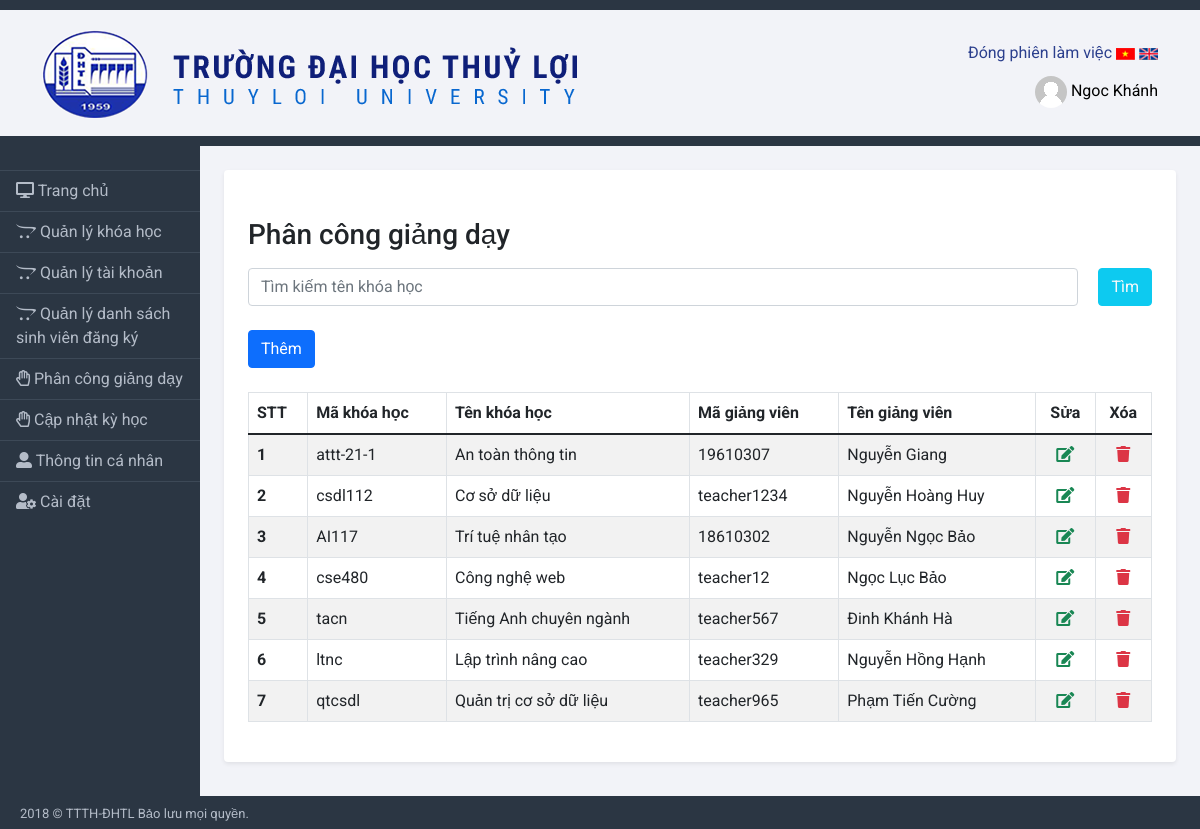
/admin/manage_assignment.php (signed in), run on an earlier commit of the app's database.
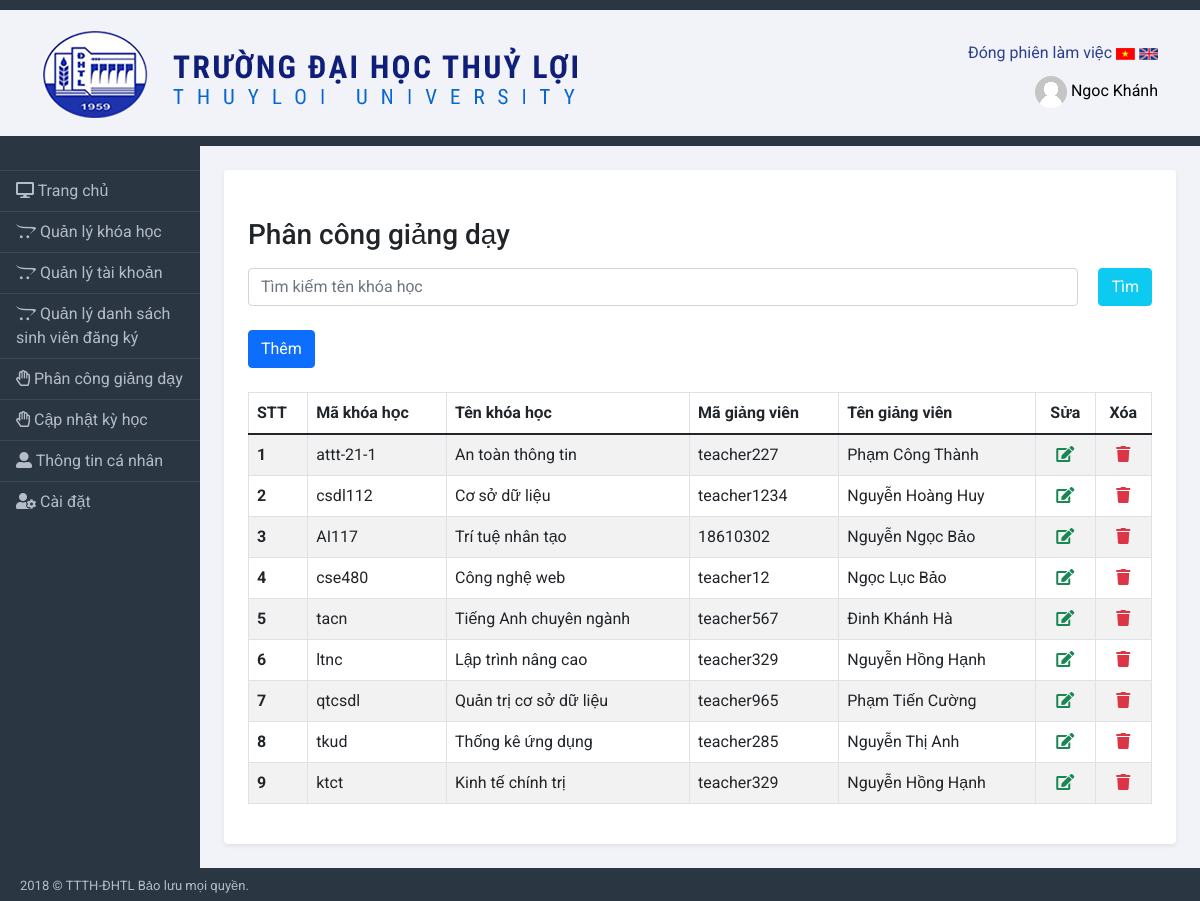
And on a later commit of the database.
### tables this page shows
CREATE TABLE `tbl_assign` (
  `id_assign` int(11) NOT NULL,
  `id_course` int(11) NOT NULL,
  `id_user` int(11) NOT NULL
);

CREATE TABLE `tb_course` (
  `id_course` int(11) NOT NULL,
  `code_course` varchar(50) NOT NULL,
  `name_course` varchar(50) NOT NULL,
  `days` varchar(20) NOT NULL,
  `lesson` varchar(10) NOT NULL,
  `id_room` int(11) NOT NULL,
  `id_semester` int(11) NOT NULL,
  `startdate` date NOT NULL,
  `enddate` date NOT NULL,
  `credit` int(11) NOT NULL,
  `status` int(11) NOT NULL DEFAULT 0
);

CREATE TABLE `tb_users` (
  `id_user` int(11) NOT NULL,
  `code_user` varchar(50) NOT NULL,
  `role` int(11) NOT NULL,
  `fullname` varchar(50) NOT NULL,
  `email` varchar(50) NOT NULL,
  `sex` varchar(10) NOT NULL,
  `birthdate` date NOT NULL,
  `phone` int(11) NOT NULL,
  `pass` varchar(50) NOT NULL,
  `image_name` varchar(255) NOT NULL
);

### admin/manage_assignment.php (the view, shortened to what this page needs)
<?php
include('bridge-admin/menu.php')
?>
<div class="row">
    <div class="col-12">
        <br />
        <h3>Phân công giảng dạy</h3>
        <div class="my-3">
            <form action="" method="POST" style="display:flex;">
                <input class="form-control" type="search" name="search_course" placeholder="Tìm kiếm tên khóa học" required>
                <button class="btn btn-info text-light" type="submit" style="margin-left:20px;">Tìm</button>
            </form>
        </div>
        <a href="<?php echo SITEURL; ?>add_assignment.php" class="btn btn-primary my-2">Thêm</a>
        <div class="table-responsive table-responsive-md">
            <table class="table table-striped table-hover table-bordered mt-3">
                <thead>
                    <tr>
                        <th scope="col">STT</th>
                        <th scope="col">Mã khóa học</th>
                        <th scope="col">Tên khóa học</th>
                        <th scope="col">Mã giảng viên</th>
                        <th scope="col">Tên giảng viên</th>
                        <th scope="col" class="text-center">Sửa</th>
                        <th scope="col" class="text-center">Xóa</th>
                    </tr>
                </thead>
                <tbody>
                    <?php
                    $sql = "SELECT id_assign,tb_users.code_user,tb_course.code_course,name_course,fullname From tbl_assign,tb_course,tb_users where tb_course.id_course = tbl_assign.id_course and tb_users.id_user = tbl_assign.id_user";
                    $result = mysqli_query($conn, $sql);
                    if (mysqli_num_rows($result) > 0) {
                        $i = 1;
                        while ($row = mysqli_fetch_assoc($result)) {
                    ?>
                            <tr>
                                <th scope="row"><?php echo $i; ?> </th>
                                <td><?php echo $row['code_course']; ?> </td>
                                <td><?php echo $row['name_course']; ?> </td>
                                <td><?php echo $row['code_user']; ?> </td>
                                <td><?php echo $row['fullname']; ?> </td>
                                <td class="text-center"><a href="update_assignment.php?id_assign=<?php echo $row['id_assign']; ?>"><i class="fas fa-edit text-success"></i></a></td>
                                <td class="text-center"><a href="delete_assignment.php?id_assign=<?php echo $row['id_assign']; ?>"><i class="fas fa-trash text-danger"></i></a></td>
                            </tr>
                    <?php
                            $i++;
                        }
                    }
                    ?>
                </tbody>
            </table>
        </div>
    </div>
</div>
<?php
include('./bridge-admin/footer.php')
?>

### admin/bridge-admin/menu.php (shortened to what this page needs)
<!DOCTYPE html>
<html lang="en">
<head>
    <link href="https://cdn.jsdelivr.net/npm/bootstrap@5.1.1/dist/css/bootstrap.min.css" rel="stylesheet">
    <link rel="stylesheet" href="https://cdnjs.cloudflare.com/ajax/libs/font-awesome/6.0.0-beta2/css/all.min.css">
    <link rel="stylesheet" href="./fontawesome-free-5.15.4-web/css/all.min.css">
    <link rel="stylesheet" href="../css/main.css">
</head>
<body>
    <div class="wrapper">
        <div class="header">
            <div class="container">
                <header class="row justify-content-start">
                    <a href="index.php" class="col-6"><img src="../image/logo_TL.png" class="img-fluid "></a>
                    <div class="header-right col-6 text-end header-meta">
                        <div class="logout">
                            <a href="logout.php" style="color:#2b3f8d;">Đóng phiên làm việc</a>
                            <img src="../image/vi.jpg" alt="">
                            <img src="../image/en.jpg" alt="">
                        </div>
                        <div class="account">
                            <a href="#">
                                <img src="../image/no-profile-photo-small.png" alt="" class="img-circle img-fluid ">
                                <span><?= $_SESSION['users'] ?></span>
                            </a>
                        </div>
                    </div>
                </header>
            </div>
        </div>
        <div class="container-fluid">
            <div class="row">
                <nav id="sidebarMenu" class="col-md-3 col-lg-2 d-md-block sidebar collapse bg-navbar" style="padding: 0;">
                    <div class="position-sticky sidebar-left">
                        <ul class="nav flex-column">
                        <li >
                            </li>
                            <li class="bg-hover nav-item ">
                                <a class="nav-link active" aria-current="page" href="index.php">
                                    <i class="fas fa-desktop"></i>
                                    Trang chủ
                                </a>
                            </li>
                            <li class="nav-item">
                                <a class="nav-link" href="manage_course.php">
                                    <i class="fab fa-opencart"></i>
                                    Quản lý khóa học
                                </a>
                            </li>
                            <li class="nav-item">
                                <a class="nav-link " href="users.php">
                                    <i class="fab fa-opencart"></i>
                                    Quản lý tài khoản
                                </a>
                            </li>
                            <li class="nav-item">
                                <a class="nav-link " href="manage_list_student.php">
                                    <i class="fab fa-opencart"></i>
                                    Quản lý danh sách sinh viên đăng ký
                                </a>
                            </li>
                            <li class="nav-item">
                                <a class="nav-link" href="manage_assignment.php">
                                    <i class="far fa-hand-paper"></i>
                                    Phân công giảng dạy
                                </a>
                            </li>
                            <li class="nav-item">
                                <a class="nav-link" href="manage_semester.php">
                                    <i class="far fa-hand-paper"></i>
                                    Cập nhật kỳ học
                                </a>
                            </li>
                            <li class="nav-item">
                                <a class="nav-link" href="profile.php">
                                    <i class="fas fa-user-alt"></i>
                                    Thông tin cá nhân
                                </a>
                            </li>
                            <li class="nav-item">
                                <a class="nav-link" href="#">
                                    <i class="fas fa-user-cog"></i>
                                    Cài đặt
                                </a>
                            </li>
                        </ul>
                    </div>
                </nav>
                <main class="col-md-9 ms-sm-auto col-lg-10 px-md-4 bg-content-right">
                    <div class=" mt-4 mb-4 ">
                        <div class="mt-4 p-4 bg-white rounded shadow-sm">

### admin/bridge-admin/footer.php (shortened to what this page needs)
</main>
</div>
</div>
</div>
<div class="page-footer" style="background-color: #2b3643;color: #b4bcc8; padding: 8px 20px 5px;font-size: 13px;height: 33px;">
    2018 © TTTH-ĐHTL Bảo lưu mọi quyền.
</div>
</body>
</html>

### css/main.css (style rules this page uses)
* { padding: 0; margin: 0; border: none; font-family: "Roboto", sans-serif; }
a { color: black; }
.header { background-color: #f2f3f8; border-bottom: 1px solid #b2b2b2; padding: 20px 0 17px 0; border-top: 10px solid #2b3643; border-bottom: 10px solid #2b3643; }
.bg-navbar { background-color: #2b3643; }
.nav-link { border-top: 1px solid #3d4957; color: #b4bcc8; }
.img-circle { border-radius: 50%; }
.logout { padding-top: 2%; }
.account { padding-top: 2%; }
a { text-decoration: none; }
.sidebar-left { min-height: 650px; }
.bg-content-right { background-color: #f2f3f8; }
.text-center { text-align: center; }

What changed in the data, as far as the page shows it:
changed tbl_assign "attt-21-1": id_user.code_user "19610307" → "teacher227"; id_user.fullname "Nguyễn Giang" → "Phạm Công Thành"
added tbl_assign: id_course.code_course "tkud", id_course.name_course "Thống kê ứng dụng", id_user.code_user "teacher285", id_user.fullname "Nguyễn Thị Anh"
added tbl_assign: id_course.code_course "ktct", id_course.name_course "Kinh tế chính trị", id_user.code_user "teacher329", id_user.fullname "Nguyễn Hồng Hạnh"
